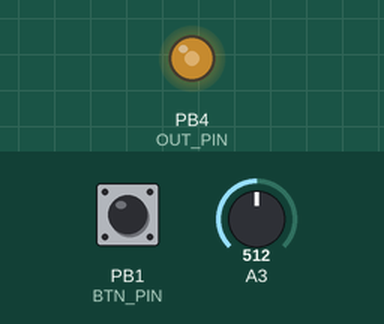
Recording of a program running on a simulated ATtiny85, built with avr-gcc and run on an emulated ATtiny85. Parts: output pins drawn as LEDs (lit = HIGH). The inputs (shaded band) are chosen by the test bench; at power-on: PB1 (BTN_PIN) LOW, A3 = 512. Random numbers use the default seed unless the program sets one.

Above: at 1.2 s.
1.3 s: PB1 (BTN_PIN) pulled HIGH for 0.15 s
At 1.5 s:
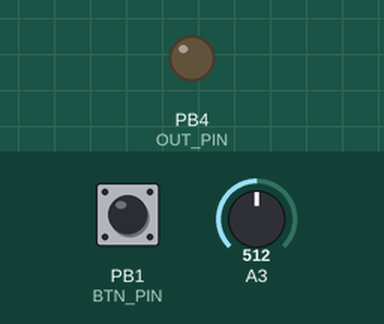
At 2.91 s:
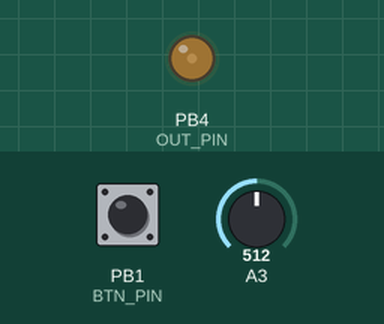
4.3 s: PB1 (BTN_PIN) pulled HIGH for 1 s
At 4.31 s:
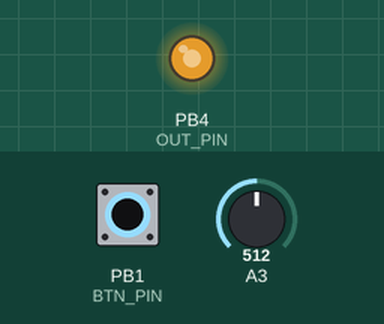
7.3 s: PB1 (BTN_PIN) pulled HIGH for 3.2 s
Timing chart, 0 to 18.0 s (numbered marks = the images above; inputs shaded):
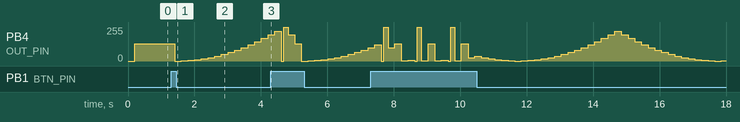

The program:

main.cpp
```cpp
#include "ledtreebasic.h"

void setup() {
  pinMode(OUT_PIN, OUTPUT);
  pinMode(IN_PIN, INPUT);
  pinMode(BTN_PIN, INPUT);
#if DBG == 1
  initTXPin();
#endif
  srand(256);
}

void loop() {

    taskCheck();

    taskExecute();
#if DBG == 1
    Serial.print("brightness: ");Serial.print(brightness);
    Serial.print(", state: ");Serial.print(on?"on":"off");
    Serial.print(", effect: ");Serial.print(effect_table[effect_counter].name);
    Serial.print(", counter: ");Serial.println(effect_counter);
#endif
    delay(1);
}

void taskCheck(){
  if (millis() - lastCheckTime >= checkInterval){
    lastCheckTime = millis();
    checkState = !checkState;

    brightness = analogRead(IN_PIN) / 4;
    on = digitalRead(BTN_PIN);

  }
}

void taskExecute(){
  if (millis() - lastExecuteTime >= executeInterval){
    lastExecuteTime = millis();
    executeState = !executeState;

    if(on){
      effect_counter = (effect_counter + 1) % (sizeof(effect_table) / 4);
    }

    effect_table[effect_counter].efct();
  }
}

void effect_fadein(){
  analogWrite(OUT_PIN, level * level);
  level = (level + 1) % 16;
  delay(150);
}

void effect_blink(){
  analogWrite(OUT_PIN, 0);
  delay(75);
  analogWrite(OUT_PIN, 255);
  delay(75);
}

void effect_fadeinout(){
  analogWrite(OUT_PIN, level * level);
  level = (level - 1) % 16;
  level = level < -14 ? 15 : level;
  delay(150);
}

void effect_spooky(){
  analogWrite(OUT_PIN, level * level);
  level = rand() %  16;
  delay(150);
}

void effect_none(){
  analogWrite(OUT_PIN, brightness);
  delay(150);
}
```

ledtreebasic.h
```cpp
#include <Arduino.h>
#define DBG 0
#if DBG == 1
#define TX_PIN 2    //  Must define this before including ATtinySerialOut lib.
#include <ATtinySerialOut.hpp>
#endif
#define OUT_PIN 4
#define IN_PIN  3
#define BTN_PIN 1

//   (PCINT5/RESET/ADC0/dW)          PB5 |1     8| VCC
//   (PCINT3/XTAL1/CLKI/OC1B/ADC3)   PB3 |2     7| PB2 (SCK/USCK/SCL/ADC1/T0/INT0/PCINT2)
//   (PCINT4/XTAL2/CLKO/OC1B/ADC2)   PB4 |3     6| PB1 (MISO/DO/AIN1/OC0B/OC1A/PCINT1)
//                                   GND |4     5| PB0 (MOSI/DI/SDA/AIN0/OC0A/OC1A/AREF/PCINT0)

unsigned long lastCheckTime = 0;
unsigned long const checkInterval = 10;  //  Check every 10 milliseconds.
bool checkState = false;

unsigned long lastExecuteTime = 0;
unsigned long const executeInterval = 200;  //  execute every 200 milliseconds.
bool executeState = false;

// state variables
volatile uint16_t brightness = 0;
int level = 0;
volatile bool on = false;          //  button on / off

// Tasks
void taskCheck(void);
void taskExecute(void);

//  Array of functions / tasks
void effect_fadein(void);
void effect_fadeinout(void);
void effect_blink(void);
void effect_spooky(void);
void effect_none(void);

static uint8_t effect_counter = 0;

typedef void (*effect)(void);
const struct{
  effect efct;
  const char *name;
} effect_table[] = {
  {effect_none, "none"},
  {effect_fadein, "fadein"},
  {effect_fadeinout, "fadeinout"},
  {effect_blink, "blink"},
  {effect_spooky, "spooky"}
};
```

Measured:
- after the input at 1.3 s, PB4 (OUT_PIN): 128/255 → 0/255 after 0.11 s, → 1/255 0.20 s later, → 4/255 0.20 s later, → 9/255 0.20 s later, … (15 changes in this stretch)
